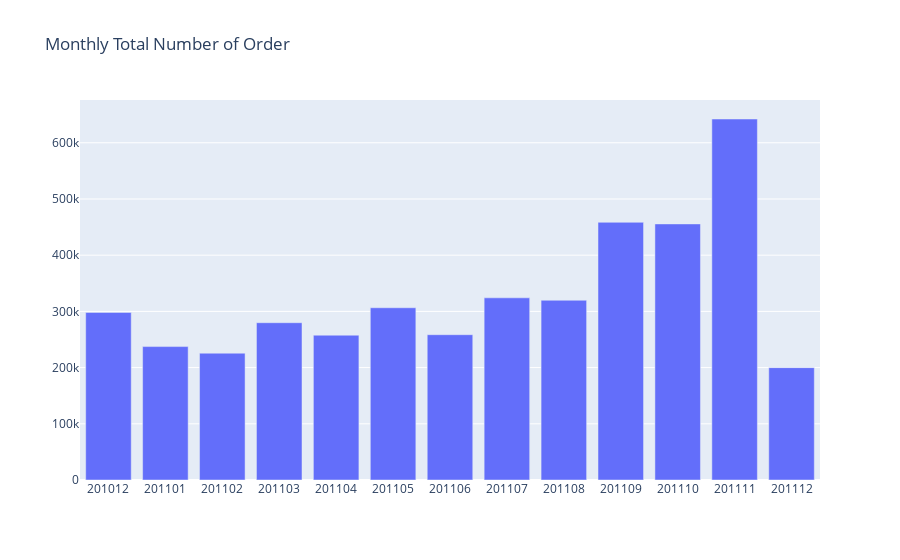

The code cell stored with this chart in its notebook:
### Code cell
#MonthlyOrderCount

df_monthlysales = df_uk.groupby(['InvoiceYearMonth'])['Quantity'].sum().reset_index()
print(df_monthlysales)

plot_data = [
    go.Bar(
        x=df_monthlysales['InvoiceYearMonth'],
        y=df_monthlysales['Quantity'],
    )
]

plot_layout = go.Layout(
        xaxis={"type": "category"},
        title='Monthly Total Number of Order'
    )

fig = go.Figure(data=plot_data, layout=plot_layout)
py_off.iplot(fig)

### Figure 1 — Plotly figure (JSON) as saved in the notebook; plotly's stock layout.template omitted (floating-point values rounded to 4 significant figures)
{"data": [{"type": "bar", "x": [201012, 201101, 201102, 201103, 201104, 201105, 201106, 201107, 201108, 201109, 201110, 201111, 201112], "y": [298101, 237381, 225641, 279843, 257666, 306452, 258522, 324129, 319804, 458490, 455612, 642281, 199907]}], "layout": {"title": {"text": "Monthly Total Number of Order"}, "xaxis": {"type": "category"}}}
